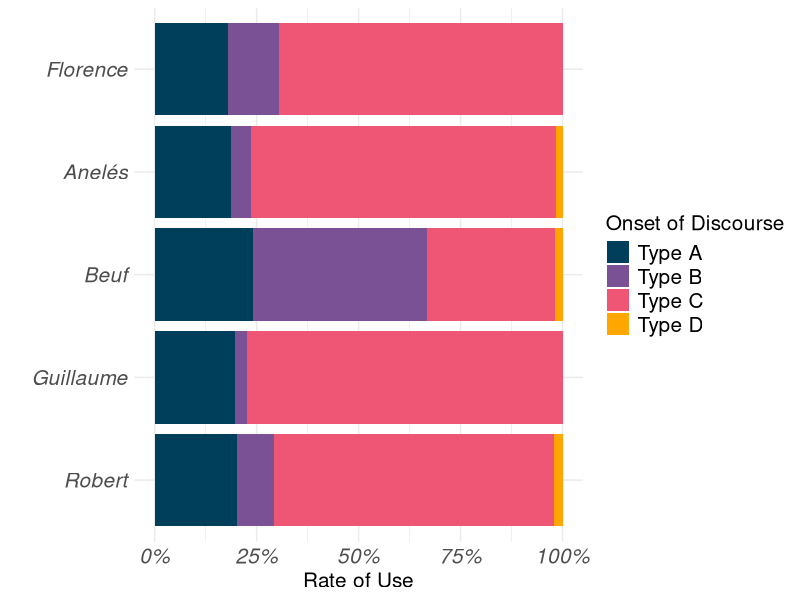
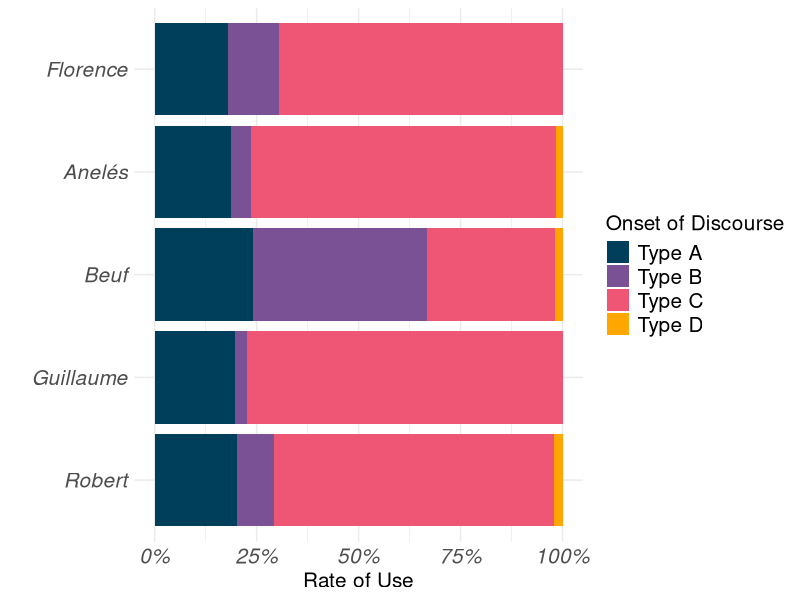

The R source for these figures, in order:
#import manual data
counts_q_gr <- data.frame(
    type_a = c(13, 11, 13, 21, 20),
    type_b = c(9, 3, 23, 3, 9),
    type_c = c(50, 44, 17, 82, 68),
    type_d = c(0, 1, 1, 0, 2)
)

rownames(counts_q_gr) <- c("Florence", "Anelés", "Beuf", "Guillaume", "Robert")


#add columns "total", "obs_rate_a", "obs_rate_b", "obs_rate_c", "obs_rate_d"
counts_q_gr[, "total"] <- rowSums(counts_q_gr)
counts_q_gr[, "obs_rate_a"] <- counts_q_gr[, "type_a"] / counts_q_gr[, "total"]
counts_q_gr[, "obs_rate_b"] <- counts_q_gr[, "type_b"] / counts_q_gr[, "total"]
counts_q_gr[, "obs_rate_c"] <- counts_q_gr[, "type_c"] / counts_q_gr[, "total"]
counts_q_gr[, "obs_rate_d"] <- counts_q_gr[, "type_d"] / counts_q_gr[, "total"]

quote_types <- c("type_a", "type_b", "type_c", "type_d")


#plots
library(tidyr)
library(dplyr)
library(ggplot2)
library(forcats)

#stacked column of rates
text_names <- rownames(counts_q_gr)

quote_type_names <- c(
    "Type A",
    "Type B",
    "Type C",
    "Type D"
)

df <- cbind(text = text_names, counts_q_gr[, 6:9])
rownames(df) <- NULL

df_pivot <- pivot_longer(df, cols = 2:5, names_to = "variable", values_to = "value")
df_pivot$variable <- factor(df_pivot$variable, levels = c("obs_rate_a", "obs_rate_b", "obs_rate_c", "obs_rate_d"), labels = quote_type_names)

palette <- c("#003f5c", "#7a5195", "#ef5675", "#ffa600")

ggplot(
    df_pivot,
    aes(
        y = factor(text, levels = rev(text_names)),
        x = value,
        fill = forcats::fct_rev(variable)
    )
) +
geom_bar(stat = "identity", position = "fill") +
scale_fill_manual(values = rev(palette)) +
scale_x_continuous(labels = scales::percent) +
xlab("Rate of Use") +
ylab("") +
guides(
    fill = guide_legend(
        reverse = TRUE,
        label = TRUE,
        title = "Onset of Discourse"
    ),
) +
theme_minimal() +
theme(
    axis.text = element_text(size = 15, face = "italic"),
    legend.text = element_text(size = 15),
    axis.title = element_text(size = 15),
    legend.title = element_text(size = 15)
)

ggsave(filename = file.path("my_data/combined_corpora/outputs/q_types_rates.png"), device="png", dpi=700, width = 10, height = 3, units = "in")
